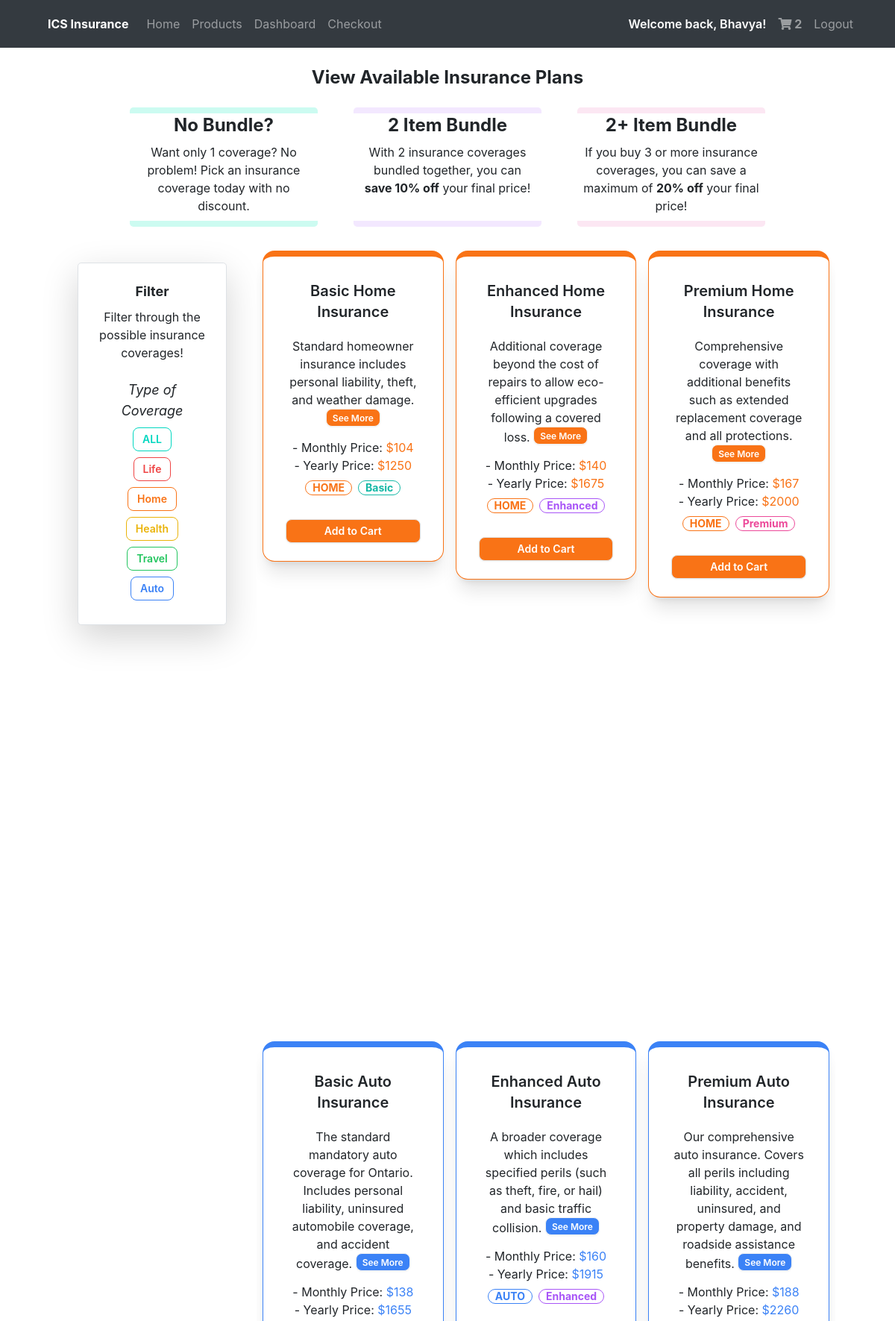
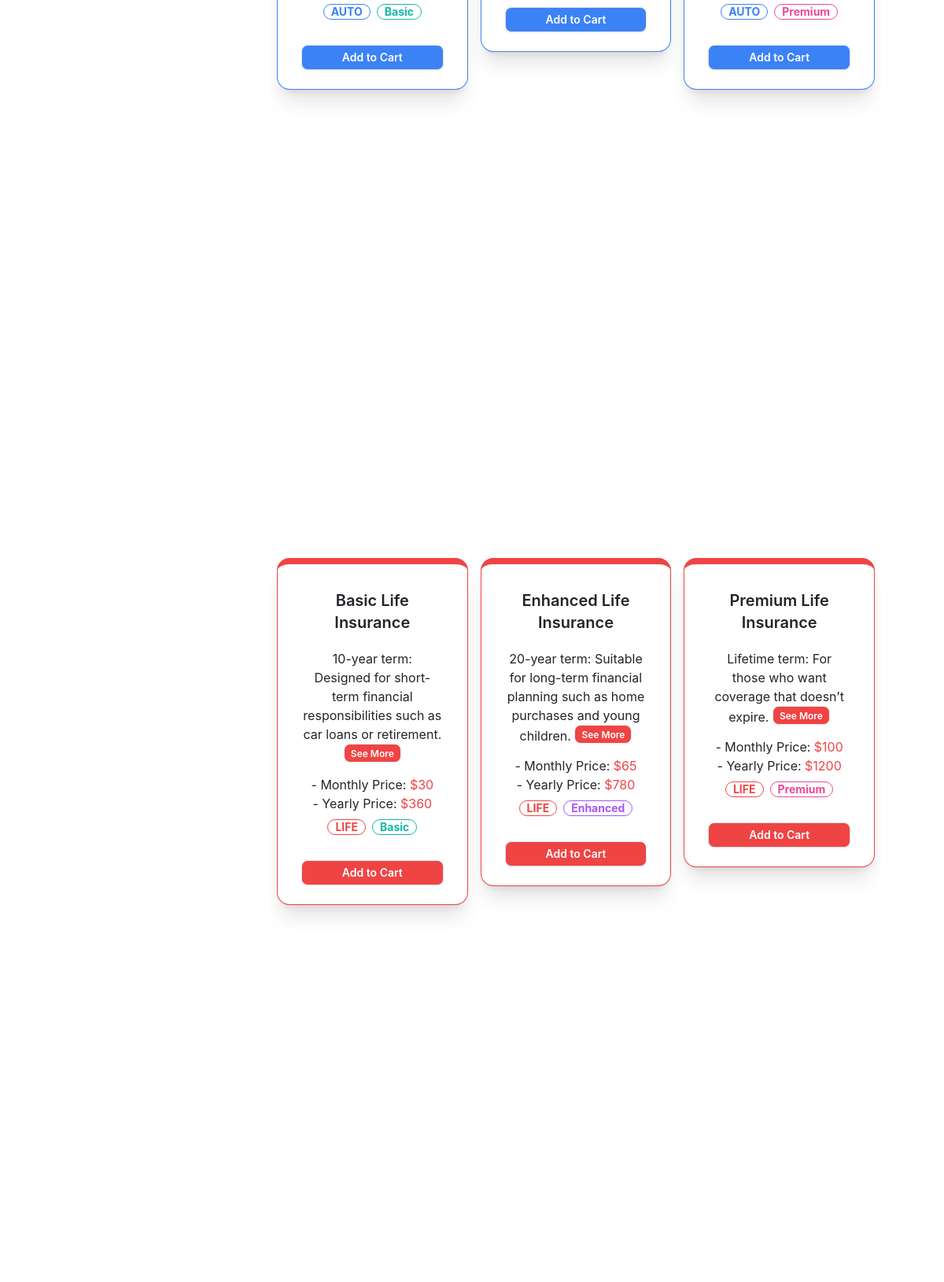
/products (signed in, upper part), run on the app's committed database (2 pictures, top to bottom).
### docs/models.py (models this page shows, shortened)
class User(db.Model, UserMixin): #Use UserMixin class to add prexisting methods
    id = db.Column(db.Integer(), primary_key = True)
    username = db.Column(db.String(length = 45), nullable = False, unique = True)
    email_address = db.Column(db.String(), unique = True, nullable = False)
    password_hash = db.Column(db.String(), nullable = False)
    isAdmin = db.Column(db.Boolean())
    insuranceSelection = db.relationship('Purchases', backref = "insurance_selection", lazy = True)
    @property
    def password(self):
      return self.password

class Options(db.Model):
  id = db.Column(db.Integer(), primary_key = True)
  title =  db.Column(db.String(length = 45), nullable = False)
  type =  db.Column(db.String(length = 45), nullable = False)
  yearly_price = db.Column(db.Integer(), nullable = False)
  month_price = db.Column(db.Integer(), nullable = False)
  mini_description = db.Column(db.String(length = 1000), nullable = False)
  description = db.Column(db.String(length = 1000), nullable = False)
  colour = db.Column(db.String(length = 100), nullable = False)
  tier = db.Column(db.String(length = 100), nullable = False)

### docs/routes.py (the view)
@app.route("/products", methods = ["POST", "GET"])
def products_page():
  options = Options.query.all()
  if not current_user.is_authenticated:
    return render_template("products.html", cart_count = None, current_user = None, options = options)
  if request.method == "POST":
    return render_template("products.html", current_user=current_user)
  cart_count = Cart.query.filter_by(owner = current_user.id).count()
  options = Options.query.all()
  return render_template("products.html", cart_count = cart_count, current_user=current_user, options=options)

### docs/models.py (called while the page is built)
@loginmanager.user_loader #Required property for the users to be authenticated
def load_user(user_id):
    return User.query.get(user_id)

### docs/templates/products.html (shortened to what this page needs)
{% extends "base.html" %}  {% block body %}
<div class="w-full mx-auto">
  {% if current_user.is_authenticated %}
  <h1 class="text-2xl font-bold my-4 mx-20 text-center">
    View Available Insurance Plans
  </h1>
  {% else %}
  <h1 class="text-2xl font-bold my-4 mx-20">View Available Insurance Plans</h1>
  {% endif %}
  <div class="flex flex-row rounded-lg w-3/4 mx-auto my-4">
    <div class="border-teal-100 border-t-8 border-b-8 rounded-lg w-1/3 mx-4">
      <h1 class="text-center text-2xl font-bold">No Bundle?</h1>
      <p class="text-center p-2">
        Want only 1 coverage? No problem! Pick an insurance coverage today with no discount.
      </p>
    </div>
    <div class="border-purple-100 border-t-8 border-b-8 rounded-lg w-1/3 mx-4">
      <h1 class="text-center text-2xl font-bold">2 Item Bundle</h1>
      <p class="text-center p-2">
        With 2 insurance coverages bundled together, you can <span class="font-bold">save 10% off</span> your
        final price!
      </p>
    </div>
    <div class="border-pink-100 border-t-8 border-b-8 rounded-lg w-1/3 mx-4">
      <h1 class="text-center text-2xl font-bold">2+ Item Bundle</h1>
      <p class="text-center p-2">
        If you buy 3 or more insurance coverages, you can save a maximum of <span class="font-bold">20%
          off</span> your final price!
      </p>
    </div>
  </div>
  <div>
    <div class="grid sm:grid-cols-12 gap-4 md:mx-20 mx-10">
      <div class="md:col-span-3 row-span-2 text-center rounded-lg">
        <div
          class="m-4 p-4 rounded-lg shadow-lg min-h-[100px] bg-white border border-2 border-gray-500"
        >
          <h1 class="pb-2 text-lg font-bold">Filter</h1>
          <p class="text-center pb-4">Filter through the possible insurance coverages!</p>
          <h2 class="text-lg italic">Type of Coverage</h2>
          <div class="filterbtns types">
            <button
              class="filterbtn block mx-auto m-2 btn btn-xs md:btn-sm btn-outline btn-accent"
              id="ALL"
            >
              ALL
            </button>
            <button
              class="filterbtn block mx-auto m-2 btn btn-xs md:btn-sm btn-outline text-red-500"
              id="LIFE"
            >
              Life
            </button>
            <button
              class="filterbtn block mx-auto m-2 btn btn-xs md:btn-sm btn-outline text-orange-500"
              id="HOME"
            >
              Home
            </button>
            <button
              class="filterbtn block mx-auto m-2 btn btn-xs md:btn-sm btn-outline text-yellow-500"
              id="HEALTH"
            >
              Health
            </button>
            <button
              class="filterbtn block mx-auto m-2 btn btn-xs md:btn-sm btn-outline text-green-500"
              id="TRAVEL"
            >
              Travel
            </button>
            <button
              class="filterbtn block mx-auto m-2 btn btn-xs md:btn-sm btn-outline text-blue-500"
              id="AUTO"
            >
              Auto
            </button>
          </div>
        </div>
      </div>
      <div
        class="filters grid sm:grid-cols-12 row-span-1 sm:col-span-9 text-center bg-white h-screen overflow-y-scroll"
      >
        {% for option in options %}
        <div
          class="card filter ALL h-fit {{option.type}} {{option.tier}} shadow-xl h-lg md:col-span-4 sm:col-span-6 m-2 border-t-8 border-{{option.colour}}-500 "
        >
          <div class="card-body">
            <h2 class="card-title text-{{option.colour}}">{{option.title}}</h2>
            <p>
              {{ option.mini_description }}
              <label
                for="{{option.id}}"
                class="btn btn-xs bg-{{option.colour}}-500 text-white"
                >See More</label
              >
            </p>
            <ul class="">
              <li>
                - Monthly Price:
                <span class="text-{{option.colour}}-500"
                  >${{option.month_price}}</span
                >
              </li>
              <li>
                - Yearly Price:
                <span class="text-{{option.colour}}-500"
                  >${{option.yearly_price}}</span
                >
              </li>
            </ul>
            <div class="card-actions justify-center">
              <div class="badge badge-outline text-{{option.colour}}-500">
                {{ option.type }}
              </div>
              {% if option.tier == 'Basic' %}
              <div class="badge badge-outline text-teal-500">
                {{option.tier}}
              </div>
              {% elif option.tier == 'Enhanced'%}
              <div class="badge badge-outline text-purple-500">
                {{option.tier}}
              </div>
              {% else %}
              <div class="badge badge-outline text-pink-500">
                {{option.tier}}
              </div>
              {% endif %}
            </div>
          </div>
          {% if current_user.is_authenticated %}
          <a
            href="/cart?product_id={{option.id}}"
            class="btn btn-sm bg-{{option.colour}}-500 mb-4 text-white w-3/4 mx-auto border border-{{option.colour}}-500 mb-2 hover:btn-outline hover:text-{{option.colour}}-500"
            >Add to Cart</a>
            {% endif %}
        </div>
        {% endfor %}
      </div>
    </div>
  </div>
</div>
{% endblock %}

### docs/templates/base.html (shortened to what this page needs)
<!DOCTYPE html>
<html lang="en" data-theme="light">
  <head>
    <link
      rel="stylesheet"
      href="https://stackpath.bootstrapcdn.com/bootstrap/4.4.1/css/bootstrap.min.css"
    />
    <link
      rel="stylesheet"
      href="https://cdnjs.cloudflare.com/ajax/libs/font-awesome/5.15.3/css/all.min.css"
    />
    <link
      rel="stylesheet"
      href="https://stackpath.bootstrapcdn.com/font-awesome/4.7.0/css/font-awesome.min.css"
    />
    <link
      href="https://cdn.jsdelivr.net/npm/daisyui@4.12.10/dist/full.min.css"
      rel="stylesheet"
      type="text/css"
    />
    <link
      href="https://cdn.jsdelivr.net/npm/daisyui@4.12.10/dist/full.min.css"
      rel="stylesheet"
      type="text/css"
    />
    <script src="https://cdn.tailwindcss.com"></script>
  </head>
  <body style="overflow-x: clip;" class="bg-white min-h-screen flex flex-start flex-col" style="background-color: white">
    <nav class="navbar navbar-expand-lg navbar-dark bg-dark">
      <div class="collapse navbar-collapse" id="navbar">
        <div class="navbar-nav flex-grow-1 ms-10 me-10">
          <a class="nav-item nav-link font-bold text-white mx-2"
            >ICS Insurance</a
          >
          <a class="nav-item nav-link" id="home" href="/">Home</a>
          <a class="nav-item nav-link" id="products" href="/products"
            >Products</a
          >
          {% if current_user.is_authenticated %}
          <a class="nav-item nav-link" id="dashboard" href="/dashboard"
            >Dashboard</a
          >
          <a class="nav-item nav-link" id="checkout" href="/checkout"
            >Checkout</a
          >
          <div class="lg:ml-auto lg:flex lg:align-items-center justify-center">
            <p class="font-semibold text-white my-auto mx-2">
              Welcome back, {{current_user.username}}!
            </p>
            <a
              class="nav-item nav-link font-bold"
              id="shopping-cart"
              href="/checkout"
            >
              <i class="fas fa-shopping-cart"></i>
              {% if current_user.is_authenticated %} {{cart_count}} {% endif %}
            </a>
            <a class="nav-item nav-link" id="logout" href="/logout">Logout</a>
          </div>
          {% endif %}
        </div>
      </div>
    </nav>
    {% block body %}{% endblock %}
  </body>
</html>

### data on the page
User: username "Bhavya"
Options: title "Basic Home Insurance", mini_description "Standard homeowner insurance includes personal liability, theft, and weather damage.", month_price "104", yearly_price "1250", type "HOME", tier "Basic"
Options: title "Enhanced Home Insurance", mini_description "Additional coverage beyond the cost of repairs to allow eco-efficient upgrades following a covered loss.", month_price "140", yearly_price "1675", type "HOME", tier "Enhanced"
Options: title "Premium Home Insurance", mini_description "Comprehensive coverage with additional benefits such as extended replacement coverage and all protections.", month_price "167", yearly_price "2000", type "HOME", tier "Premium"
Options: title "Basic Auto Insurance", mini_description "The standard mandatory auto coverage for Ontario. Includes personal liability, uninsured automobile coverage, and accident coverage.", month_price "138", yearly_price "1655", type "AUTO", tier "Basic"
Options: title "Enhanced Auto Insurance", mini_description "A broader coverage which includes specified perils (such as theft, fire, or hail) and basic traffic collision.", month_price "160", yearly_price "1915", type "AUTO", tier "Enhanced"
Options: title "Premium Auto Insurance", mini_description "Our comprehensive auto insurance. Covers all perils including liability, accident, uninsured, and property damage, and roadside assistance benefits.", month_price "188", yearly_price "2260", type "AUTO", tier "Premium"
Options: title "Basic Life Insurance", mini_description "10-year term: Designed for short-term financial responsibilities such as car loans or retirement.", month_price "30", yearly_price "360", type "LIFE", tier "Basic"
Options: title "Enhanced Life Insurance", mini_description "20-year term: Suitable for long-term financial planning such as home purchases and young children.", month_price "65", yearly_price "780", type "LIFE", tier "Enhanced"
Options: title "Premium Life Insurance", mini_description "Lifetime term: For those who want coverage that doesn’t expire.", month_price "100", yearly_price "1200", type "LIFE", tier "Premium"

### other printed values
{{ cart_count }} "2"
